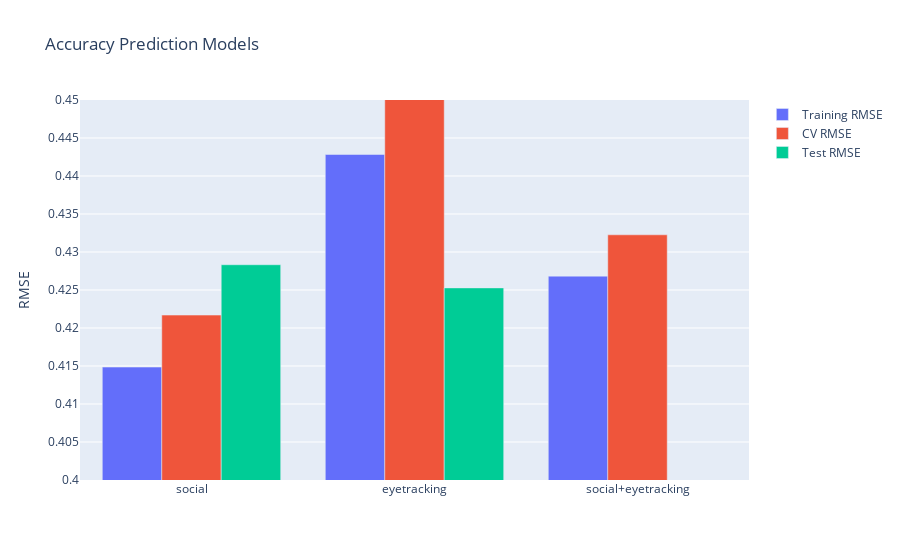

Write notebook code for a chart like this one.
### Code cell
# run models

# NOTE:
# model functions have been saved in modeling.py and the high-level model routine has been saved in run_models.py
# to modify the models, go to get_model_features in modelling.py and hardcode in new model features

fig, models = run_models.run(dataframe=df_merged,
              model_names=['social', 'eyetracking', 'social+eyetracking'])

fig

### Figure 1 — Plotly figure (JSON) as saved in the notebook; plotly's stock layout.template omitted (floating-point values rounded to 4 significant figures)
{"data": [{"name": "Training RMSE", "type": "bar", "x": ["social", "eyetracking", "social+eyetracking"], "y": [0.4149, 0.4428, 0.4268, 0.3586, 0.4144, 0.4388, 0.4304, 0.4159, 0.4331, 0.4734, 0.3886, 0.4268, 0.3705, 0.4232, 0.4539, 0.4423, 0.4348, 0.4439, 0.4954, 0.4166, 0.4443, 0.4149, 0.4428, 0.4268, 0.3561, 0.4135, 0.4379, 0.4297, 0.4148, 0.4319, 0.4721, 0.3869, 0.426]}, {"name": "CV RMSE", "type": "bar", "x": ["social", "eyetracking", "social+eyetracking"], "y": [0.4217, 0.4514, 0.4323, 0.3589, 0.4149, 0.4391, 0.431, 0.4162, 0.4335, 0.4741, 0.389, 0.4272, 0.371, 0.4242, 0.4546, 0.443, 0.4352, 0.4443, 0.4963, 0.4172, 0.4451, 0.4217, 0.4514, 0.4323, 0.3569, 0.415, 0.439, 0.4311, 0.4154, 0.4328, 0.4733, 0.3878, 0.4271]}, {"name": "Test RMSE", "type": "bar", "x": ["social", "eyetracking", "social+eyetracking"], "y": [0.4283, 0.4253, 0.3435, 0.3399, 0.4489, 0.4586, 0.4455, 0.4006, 0.4141, 0.4689, 0.3773, 0.4238, 0, 0, 0, 0, 0, 0, 0, 0, 0, 0, 0, 0, 0, 0, 0, 0, 0, 0, 0, 0, 0]}], "layout": {"title": {"text": "Accuracy Prediction Models"}, "yaxis": {"range": [0.4, 0.45], "title": {"text": "RMSE"}}}}
